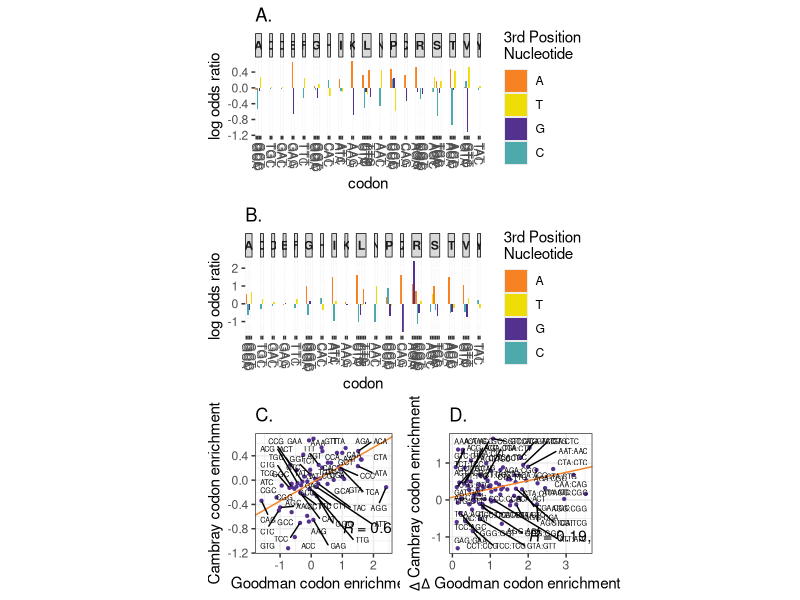

Reproduce this figure in R.

library(gridExtra)
library(grid)
library(ggplot2)
library(lattice)
library(ggrepel)
library(ggpubr)
library(glue)



#read in log odds ratio
data_h = read.csv("TableS1.csv", h = TRUE)
attach(data_h)


#plot log odds ratio by codon, coloured based on 3rd position nucleotide
#Cambray
LO_C <- data_h$LO_PNInorm
class_cdn <- data_h$codon
aa <- data_h$amino_acid
ends_with <- data_h$ends_with

nts = c("A", "T", "G", "C")


df_C <- data.frame(
	amino_acid = aa,
	codon = toupper(class_cdn),
	valueC = LO_C,
	ends_with = ends_with
	)
	
fig2a <- ggplot(df_C, aes(x = codon, y = valueC))  +
	geom_col(aes(fill = factor(ends_with, level = nts))) +  ggtitle("A.") +
	#scale_fill_manual(values = c("#EFE350FF", "#593D9CFF", "#B8627DFF", "#F68F46FF")) +  
	scale_fill_manual(values = c("#F68224", "#EFDD08","#53318E", "#4DA9AB")) +   
	facet_grid(~amino_acid, scales = "free_x", space = "free_x") + 
	scale_x_discrete(guide = guide_axis(angle = -90)) + 
	labs(x = "codon", y = "log odds ratio", fill = "3rd Position \nNucleotide") + 
	theme(strip.text.x = element_text(face = "bold"), strip.background = element_rect(color = "black"))
	
#Goodman
LO_G <- data_h$VedIO

df_G <- data.frame(
	amino_acid = aa,
	codon = toupper(class_cdn),
	valueG = LO_G,
	ends_with = ends_with
	)

fig2b <- ggplot(df_G, aes(x = codon, y = valueG))  +
	geom_col(aes(fill = factor(ends_with, level = nts))) +  ggtitle("B.") +
	#scale_fill_manual(values = c("#EFE350FF", "#593D9CFF", "#B8627DFF", "#F68F46FF")) +  
	scale_fill_manual(values = c("#F68224", "#EFDD08","#53318E", "#4DA9AB")) +   
	facet_grid(~amino_acid, scales = "free_x", space = "free_x") + 
	scale_x_discrete(guide = guide_axis(angle = -90)) + 
	labs(x = "codon", y = "log odds ratio", fill = "3rd Position \nNucleotide") + 
	theme(strip.text.x = element_text(face = "bold"), strip.background = element_rect(color = "black"))
	


#XY plots
aa <- data_h$amino_acid

codon_pairs <- c()
amino_acid_pair <- c()
d.prots <- c()
d.exps <- c()

N <- length(aa)-1
y <- data_h$LO_PNInorm
x <- data_h$VedIO

df.xy <- data.frame(x=x, y=y)
for (i in c(1:N)) {
		st <- i + 1
		nd <- length(aa)
	for (j in c(st:nd)) {
	
		prot1 <- y[i]
		exp1 <- x[i]
		aa1 <- aa[i]
		cdn1 <- codon[i]
		

		prot2 <- y[j]
		exp2 <- x[j]
		aa2 <- aa[j]
		cdn2 <- codon[j]
		
		#print(c(i, j, aa1, aa2, cdn1, cdn2))
			
		if (identical(aa1,aa2)==TRUE) {
		
			if (exp1 > exp2) {
			d.exp <- exp1 - exp2
			cdn_pair <- paste(cdn1,cdn2, sep =":")
			d.prot <- prot1 -prot2
			} else {
			d.exp <- exp2 - exp1
			cdn_pair <- paste(cdn2,cdn1, sep =":")
			d.prot <- prot2 -prot1
			}
			
			codon_pairs <- c(codon_pairs, cdn_pair)
			amino_acid_pair <- c(amino_acid_pair, aa1)
			d.prots <- c(d.prots, d.prot)
			d.exps <- c(d.exps, d.exp)
			}

}
}

df.diff <- data.frame(amino_acid_p = amino_acid_pair, codon_pair = codon_pairs, delta_Vprot = d.prots, delta_VedIO = d.exps)

attach(df.diff)



pca <- prcomp(~delta_VedIO+delta_Vprot, df.diff)
slp <- with(pca, rotation[2,1] / rotation[1,1])
int <- with(pca, center[2] - slp*center[1])
#xl <- expression(Delta~V[Five_prime])
#yl <- expression(Delta~V[Core])
xl <- expression(Delta~Goodman~codon~enrichment)
yl <- expression(Delta~Cambray~codon~enrichment)
options(ggrepel.max.overlaps = Inf)

p.diff <- ggplot(df.diff, aes(x=delta_VedIO,y=delta_Vprot, label = codon_pair)) +   
  ggtitle("D.") +
  geom_point(size=0.8, color = "#53318E")+ 
  #theme(aspect.ratio=1, 
        #panel.background = element_blank(),
        #panel.grid.major = element_blank(), 
        #panel.grid.minor = element_blank(),
        #panel.border = element_rect(colour = "black", fill=NA)) + 
  geom_abline(slope=slp, intercept =int, col ="#F68224") +
  stat_cor(label.y = -1, label.x=2, method = "spearman") +
  theme_bw()  + 
  geom_text_repel(max.overlaps=nrow(df.xy),size=1.8) +
  labs(x = xl, y=yl)
  
pca <- prcomp(~x+y, df.xy)
slp <- with(pca, rotation[2,1] / rotation[1,1])
int <- with(pca, center[2] - slp*center[1])
#xl <- expression(V[Five_prime])
#yl <- expression(V[core])
xl <- "Goodman codon enrichment"
yl <- "Cambray codon enrichment"
options(ggrepel.max.overlaps = Inf)

p.xy <- ggplot(df.xy, aes(x=x,y=y, label = codon)) + 
  ggtitle("C.") +
  geom_point(size=0.8, color = "#53318E")+ 
  #theme(aspect.ratio=1, 
        #panel.background = element_blank(),
        #panel.grid.major = element_blank(), 
        #panel.grid.minor = element_blank(),
        #panel.border = element_rect(colour = "black", fill=NA)) + 
  geom_abline(slope=slp, intercept =int, col ="#F68224") +
  stat_cor(label.y = -0.8, label.x=1, method = "spearman") +
  theme_bw()  + 
  geom_text_repel(max.overlaps= nrow(df.xy),size=1.8) +
  labs(x = xl, y=yl)
  

pdf("Fig2.pdf", width =10, height = 15)
grid.arrange(
	grobs = list(fig2a, fig2b, p.xy, p.diff),
	widths = c(1,1),
	heights = c(1,1,1),
	layout_matrix = rbind(c(1,1), c(2,2), c(3,4)),
	respect=TRUE
	)
dev.off()




